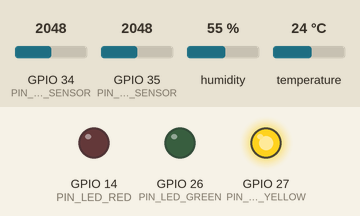
Simulated run of this program. Board: ESP32. On the bench: output pins drawn as LEDs (lit = HIGH). Inputs (shaded band) come from the test bench; at power-on: GPIO 34 (PIN_RAIN_SENSOR) = 2048, GPIO 35 (PIN_SOIL_SENSOR) = 2048, humidity 55 %, temperature 24 °C. WiFi joins after 1.5 s; servers stay silent unless stated; uploads are accepted with an empty reply; what the program prints to the serial monitor is not drawn.

Above: at 3.7 s.
3.8 s: GPIO 34 (PIN_RAIN_SENSOR) set to 3117
7.7 s: GPIO 34 (PIN_RAIN_SENSOR) set to 3200
At 9.8 s:
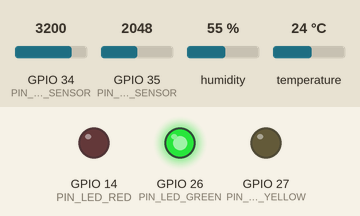
11.6 s: GPIO 34 (PIN_RAIN_SENSOR) set to 2866
At 13.4 s:
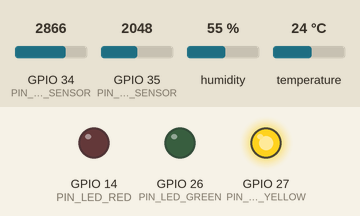
15.5 s: GPIO 34 (PIN_RAIN_SENSOR) set to 3972
At 19.1 s:
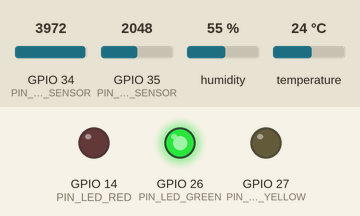
Timing chart, 0 to 20.6 s (numbered marks = the images above; inputs shaded):
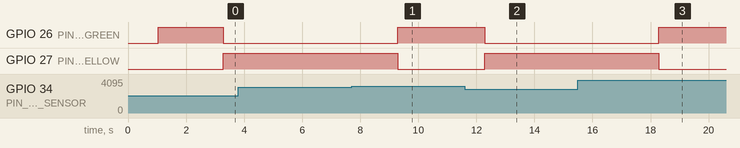

Measured:
- the behaviour switches between 3166 and 3167 on GPIO 34 (PIN_RAIN_SENSOR) (found by bisection; images 0 and 1)
- after the input at 3.8 s, every drawn part: stays the same
- after the input at 7.7 s, GPIO 26 (PIN_LED_GREEN): LOW → HIGH after 1.6 s; GPIO 27 (PIN_LED_YELLOW): HIGH → LOW after 1.6 s
- after the input at 11.6 s, GPIO 26 (PIN_LED_GREEN): HIGH → LOW after 0.69 s; GPIO 27 (PIN_LED_YELLOW): LOW → HIGH after 0.69 s
- after the input at 15.5 s, GPIO 26 (PIN_LED_GREEN): LOW → HIGH after 2.8 s; GPIO 27 (PIN_LED_YELLOW): HIGH → LOW after 2.8 s

The program:

main.cpp
```cpp
/**
 * LANDSense - IoT-Based Landslide Monitoring & Early Warning System
 * ESP32 Firmware (PlatformIO / Arduino)
 *
 * Pin Connections:
 * - Rain Sensor (Analog AO) : GPIO 34 (ADC1_CH6)
 * - Soil Moisture Sensor AO : GPIO 35 (ADC1_CH7)
 * - DHT11 Data Pin          : GPIO 25
 * - ADXL345 Accelerometer   : DISABLED (Hardware Standby)
 * - Red LED                 : GPIO 14 (CRITICAL: Blinking)
 * - Yellow LED              : GPIO 27 (WATCH: Solid ON / WARNING: Blinking)
 * - Green LED               : GPIO 26 (NORMAL: Solid ON)
 * - Buzzer                  : REMOVED / NOT CONNECTED
 *
 * Telemetry Interval: Every 3 seconds (3000 ms)
 * Ingestion Endpoint : POST /api/v1/readings
 */

#include <Arduino.h>
#include <WiFi.h>
#include <HTTPClient.h>
#include <ArduinoJson.h>
#include <DHT.h>

#if __has_include("secrets.h")
  #include "secrets.h"
#elif __has_include("../include/secrets.h")
  #include "../include/secrets.h"
#endif

// ==========================================
// 1. Wi-Fi & Backend Server Configuration
// ==========================================
#ifndef WIFI_SSID
  #define WIFI_SSID "motorola edge 50 neo"
#endif
#ifndef WIFI_PASSWORD
  #define WIFI_PASSWORD ""
#endif

const char* wifi_ssid     = WIFI_SSID;
const char* wifi_password = WIFI_PASSWORD;

// IP address of the laptop running the FastAPI backend:
const char* SERVER_HOST   = "10.83.254.39";
const int   SERVER_PORT   = 8000;
const char* API_ENDPOINT  = "/api/v1/readings";

// Station Node Identifier registered in LANDSense backend
const char* NODE_ID       = "NODE-001";

// ==========================================
// 2. Hardware Pin Assignments
// ==========================================
#define PIN_RAIN_SENSOR 34   // Analog input GPIO 34
#define PIN_SOIL_SENSOR 35   // Analog input GPIO 35
#define PIN_DHT11       25   // Digital data GPIO 25
#define DHT_TYPE        DHT11

// LED Indicator Pins
#define PIN_LED_RED     14   // Red LED: Critical (Blinking)
#define PIN_LED_YELLOW  27   // Yellow LED: Watch (Solid) / Warning (Blinking)
#define PIN_LED_GREEN   26   // Green LED: Normal (Solid)

DHT dht(PIN_DHT11, DHT_TYPE);

// ==========================================
// 3. Risk Levels & LED State Management
// ==========================================
enum RiskLevel {
  RISK_NORMAL,
  RISK_WATCH,
  RISK_WARNING,
  RISK_CRITICAL
};

RiskLevel currentRiskLevel = RISK_NORMAL;
RiskLevel lastHardwareRiskLevel = RISK_NORMAL;
bool isScenarioMode = false;
unsigned long lastScenarioCommandTime = 0;

// Non-blocking blink state & intervals
unsigned long lastBlinkTime = 0;
bool blinkState = false;
const unsigned long BLINK_INTERVAL_WARNING  = 500; // 500ms toggle for Warning
const unsigned long BLINK_INTERVAL_CRITICAL = 250; // 250ms fast toggle for Critical

// Telemetry timing
unsigned long lastSendTime = 0;
const unsigned long SEND_INTERVAL = 3000; // 3 seconds

// Calibration baselines (12-bit ADC: 0 to 4095)
const int SOIL_DRY_RAW = 3500;
const int SOIL_WET_RAW = 1400;
const int RAIN_DRY_RAW = 4095;
const int RAIN_WET_RAW = 1000;

// Helper: Convert soil raw ADC to percentage (0 - 100%)
float calculateSoilMoisture(int rawValue) {
  if (rawValue >= SOIL_DRY_RAW) return 0.0;
  if (rawValue <= SOIL_WET_RAW) return 100.0;
  float pct = ((float)(SOIL_DRY_RAW - rawValue) / (float)(SOIL_DRY_RAW - SOIL_WET_RAW)) * 100.0;
  return constrain(pct, 0.0, 100.0);
}

// Helper: Convert rain sensor raw ADC to mm/hr estimation (0 to 60 mm/hr)
float calculateRainfallRate(int rawValue) {
  if (rawValue >= RAIN_DRY_RAW - 200) return 0.0;
  if (rawValue <= RAIN_WET_RAW) return 55.0;
  float rate = ((float)(RAIN_DRY_RAW - rawValue) / (float)(RAIN_DRY_RAW - RAIN_WET_RAW)) * 50.0;
  return constrain(rate, 0.0, 60.0);
}

// Risk calculation matching the backend RiskService engine
RiskLevel calculateRiskLevel(float rainfall, float soilMoisture, float groundTilt = 0.0, float vibration = 0.0) {
  int rainfallScore = min(30, (int)((rainfall / 50.0) * 30.0));
  int moistureScore = min(25, (int)((soilMoisture / 100.0) * 25.0));
  int movementScore = min(30, (int)((abs(groundTilt) / 5.0) * 30.0));
  int vibrationScore = min(15, (int)((vibration / 1.0) * 15.0));

  int totalScore = rainfallScore + moistureScore + movementScore + vibrationScore;
  totalScore = constrain(totalScore, 0, 100);

  if (totalScore <= 25) return RISK_NORMAL;
  if (totalScore <= 50) return RISK_WATCH;
  if (totalScore <= 75) return RISK_WARNING;
  return RISK_CRITICAL;
}

const char* getRiskLevelName(RiskLevel level) {
  switch (level) {
    case RISK_NORMAL:   return "NORMAL";
    case RISK_WATCH:    return "WATCH";
    case RISK_WARNING:  return "WARNING";
    case RISK_CRITICAL: return "CRITICAL";
    default:            return "UNKNOWN";
  }
}

/**
 * Non-blocking LED update routine:
 * - NORMAL   : Green ON, Yellow & Red OFF
 * - WATCH    : Yellow ON, Green & Red OFF
 * - WARNING  : Yellow Blinking (500ms), Green & Red OFF
 * - CRITICAL : Red Blinking (250ms), Green & Yellow OFF
 */
void updateLedIndicators() {
  unsigned long now = millis();

  switch (currentRiskLevel) {
    case RISK_NORMAL:
      digitalWrite(PIN_LED_GREEN, HIGH);
      digitalWrite(PIN_LED_YELLOW, LOW);
      digitalWrite(PIN_LED_RED, LOW);
      break;

    case RISK_WATCH:
      digitalWrite(PIN_LED_GREEN, LOW);
      digitalWrite(PIN_LED_YELLOW, HIGH);
      digitalWrite(PIN_LED_RED, LOW);
      break;

    case RISK_WARNING:
      digitalWrite(PIN_LED_GREEN, LOW);
      digitalWrite(PIN_LED_RED, LOW);
      if (now - lastBlinkTime >= BLINK_INTERVAL_WARNING) {
        lastBlinkTime = now;
        blinkState = !blinkState;
      }
      digitalWrite(PIN_LED_YELLOW, blinkState ? HIGH : LOW);
      break;

    case RISK_CRITICAL:
      digitalWrite(PIN_LED_GREEN, LOW);
      digitalWrite(PIN_LED_YELLOW, LOW);
      if (now - lastBlinkTime >= BLINK_INTERVAL_CRITICAL) {
        lastBlinkTime = now;
        blinkState = !blinkState;
      }
      digitalWrite(PIN_LED_RED, blinkState ? HIGH : LOW);
      break;
  }
}

void connectToWiFi() {
  if (WiFi.status() == WL_CONNECTED) return;

  Serial.println("\n[WiFi] Connecting to network: " + String(WIFI_SSID));
  WiFi.mode(WIFI_STA);
  if (strlen(WIFI_PASSWORD) > 0) {
    WiFi.begin(WIFI_SSID, WIFI_PASSWORD);
  } else {
    WiFi.begin(WIFI_SSID);
  }

  int attempts = 0;
  while (WiFi.status() != WL_CONNECTED && attempts < 25) {
    updateLedIndicators(); // Keep LEDs alive during connection
    delay(500);
    Serial.print(".");
    attempts++;
  }

  if (WiFi.status() == WL_CONNECTED) {
    Serial.println("\n[WiFi] Connected successfully!");
    Serial.print("[WiFi] ESP32 Assigned IP: ");
    Serial.println(WiFi.localIP());
  } else {
    Serial.println("\n[WiFi] Connection timeout. Retrying in background...");
  }
}

void setup() {
  Serial.begin(115200);
  delay(1000);

  Serial.println("\n==================================================");
  Serial.println("  LANDSense IoT Slope Monitoring Unit (ESP32)");
  Serial.println("==================================================");
  Serial.println("Wiring Check:");
  Serial.println(" - Rain Sensor  : GPIO 34 (Analog)");
  Serial.println(" - Soil Sensor  : GPIO 35 (Analog)");
  Serial.println(" - DHT11 Sensor : GPIO 25 (Digital)");
  Serial.println(" - Red LED      : GPIO 14 (Critical: Blinking)");
  Serial.println(" - Yellow LED   : GPIO 27 (Watch: Solid, Warning: Blinking)");
  Serial.println(" - Green LED    : GPIO 26 (Normal: Solid)");
  Serial.println(" - ADXL345      : DISABLED / NOT CONNECTED");
  Serial.println(" - Buzzer       : NOT INSTALLED / REMOVED");
  Serial.println("==================================================\n");

  // Configure LED pins
  pinMode(PIN_LED_RED, OUTPUT);
  pinMode(PIN_LED_YELLOW, OUTPUT);
  pinMode(PIN_LED_GREEN, OUTPUT);

  // Initial state: Green ON
  digitalWrite(PIN_LED_RED, LOW);
  digitalWrite(PIN_LED_YELLOW, LOW);
  digitalWrite(PIN_LED_GREEN, HIGH);

  // Configure ADC inputs
  pinMode(PIN_RAIN_SENSOR, INPUT);
  pinMode(PIN_SOIL_SENSOR, INPUT);

  // Initialize DHT11
  dht.begin();
  Serial.println("[Hardware] DHT11 sensor initialized.");

  // Connect to Wi-Fi
  connectToWiFi();
}

void sendTelemetry() {
  // 1. Read Analog Sensors
  int rawRain = analogRead(PIN_RAIN_SENSOR);
  int rawSoil = analogRead(PIN_SOIL_SENSOR);

  float rainRate = calculateRainfallRate(rawRain);
  float soilMoisturePct = calculateSoilMoisture(rawSoil);

  // 2. Read DHT11
  float temperature = dht.readTemperature();
  float humidity = dht.readHumidity();

  // Validate DHT readings
  if (isnan(temperature) || isnan(humidity)) {
    Serial.println("[Hardware Warning] DHT11 read failed, using baseline.");
    temperature = 26.5;
    humidity = 72.0;
  }

  // 3. Compute Real Physical Sensor Risk
  lastHardwareRiskLevel = calculateRiskLevel(rainRate, soilMoisturePct);

  // If not overridden by active scenario demonstration, apply physical risk to LEDs
  if (!isScenarioMode) {
    currentRiskLevel = lastHardwareRiskLevel;
  }

  // 4. Print Local Diagnostics to Serial
  Serial.println("\n---------------------------------------------");
  Serial.printf("[Sensor Data] Time: %lu ms\n", millis());
  Serial.printf(" - Rain Raw ADC : %d  --> Rate: %.1f mm/hr\n", rawRain, rainRate);
  Serial.printf(" - Soil Raw ADC : %d  --> Moisture: %.1f %%\n", rawSoil, soilMoisturePct);
  Serial.printf(" - Temperature  : %.1f °C\n", temperature);
  Serial.printf(" - Humidity     : %.1f %%\n", humidity);
  Serial.printf(" - Operating Mode: %s\n", isScenarioMode ? "SCENARIO DEMONSTRATION" : "LIVE HARDWARE");
  Serial.printf(" - Risk State   : %s\n", getRiskLevelName(currentRiskLevel));
  Serial.printf(" - LED Indicators: RED(14)=%s, YEL(27)=%s, GRN(26)=%s\n",
    (currentRiskLevel == RISK_CRITICAL) ? "BLINKING" : "OFF",
    (currentRiskLevel == RISK_WARNING) ? "BLINKING" : (currentRiskLevel == RISK_WATCH ? "ON" : "OFF"),
    (currentRiskLevel == RISK_NORMAL) ? "ON" : "OFF"
  );
  Serial.println(" - ADXL345      : DISABLED (0.0° tilt, 0.0g vibration)");

  // 5. Send HTTP POST to FastAPI Backend
  if (WiFi.status() == WL_CONNECTED) {
    WiFiClient client;
    HTTPClient http;
    String url = "http://" + String(SERVER_HOST) + ":" + String(SERVER_PORT) + String(API_ENDPOINT);

    http.begin(client, url);
    http.addHeader("Content-Type", "application/json");

    // Build JSON Payload (always contains ACTUAL physical sensor readings)
    JsonDocument doc;
    doc["node_id"]       = NODE_ID;
    doc["rainfall"]      = rainRate;
    doc["soil_moisture"] = soilMoisturePct;
    doc["ground_tilt"]   = 0.0; // ADXL345 disabled
    doc["vibration"]     = 0.0; // ADXL345 disabled
    doc["temperature"]   = temperature;
    doc["humidity"]      = humidity;

    String jsonPayload;
    serializeJson(doc, jsonPayload);

    Serial.printf("[HTTP POST] Sending payload to %s\n", url.c_str());
    Serial.printf("[Payload] %s\n", jsonPayload.c_str());

    int httpResponseCode = http.POST(jsonPayload);

    if (httpResponseCode > 0) {
      Serial.printf("[HTTP Response] Code: %d (Success)\n", httpResponseCode);
      String response = http.getString();
      Serial.println("[Backend Reply] " + response.substring(0, 100) + "...");

      // Parse scenario command returned in telemetry response
      JsonDocument resDoc;
      DeserializationError err = deserializeJson(resDoc, response);
      if (!err) {
        const char* cmd = resDoc["command"] | "LIVE";
        if (strcmp(cmd, "SCENARIO") == 0) {
          const char* scn = resDoc["scenario"] | "NORMAL";
          isScenarioMode = true;
          lastScenarioCommandTime = millis();

          if (strcmp(scn, "NORMAL") == 0) {
            currentRiskLevel = RISK_NORMAL;
          } else if (strcmp(scn, "WATCH") == 0) {
            currentRiskLevel = RISK_WATCH;
          } else if (strcmp(scn, "WARNING") == 0) {
            currentRiskLevel = RISK_WARNING;
          } else if (strcmp(scn, "CRITICAL") == 0) {
            currentRiskLevel = RISK_CRITICAL;
          }
          Serial.printf("[Scenario Mode] Physical LEDs forced to: %s\n", scn);
        } else {
          if (isScenarioMode) {
            Serial.println("[Scenario Mode] Returned to LIVE hardware mode.");
          }
          isScenarioMode = false;
          currentRiskLevel = lastHardwareRiskLevel;
        }
      }
    } else {
      Serial.printf("[HTTP Error] POST failed, error: %s (Code %d)\n", http.errorToString(httpResponseCode).c_str(), httpResponseCode);
    }
    http.end();
  } else {
    Serial.println("[WiFi Warning] WiFi disconnected. Reconnecting...");
    connectToWiFi();
  }
}

void loop() {
  // Fail-safe watchdog: if no scenario heartbeat received in 15 seconds, revert to live hardware
  if (isScenarioMode && (millis() - lastScenarioCommandTime >= 15000)) {
    Serial.println("[Safety Watchdog] Demonstration session expired or disconnected. Reverting to LIVE hardware mode.");
    isScenarioMode = false;
    currentRiskLevel = lastHardwareRiskLevel;
  }

  // Continuous non-blocking LED update
  updateLedIndicators();

  unsigned long currentMillis = millis();

  // Transmit every 3 seconds
  if (currentMillis - lastSendTime >= SEND_INTERVAL) {
    lastSendTime = currentMillis;
    sendTelemetry();
  }

  delay(10); // Small non-blocking yield for FreeRTOS background tasks
}
```

secrets.example.h
```cpp
#pragma once

// Wi-Fi Configuration for LANDSense ESP32 Station
#define WIFI_SSID     "YOUR_WIFI_SSID"
#define WIFI_PASSWORD "YOUR_WIFI_PASSWORD"
```
